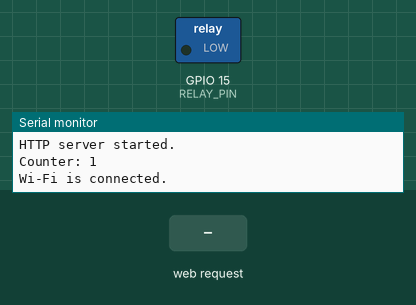
Simulated run of this program. Board: ESP32. On the bench: switched loads named in the program (green lamp = pin HIGH), the last lines printed to the serial monitor. Inputs (shaded band) come from the test bench. WiFi joins after 1.5 s; servers stay silent unless stated.

Above: at 3.7 s.
3.8 s: HTTP request GET /relay/on received
At 5.1 s:
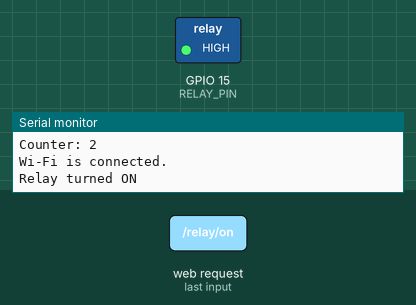
6.5 s: HTTP request GET /relay/off received
At 7.9 s:
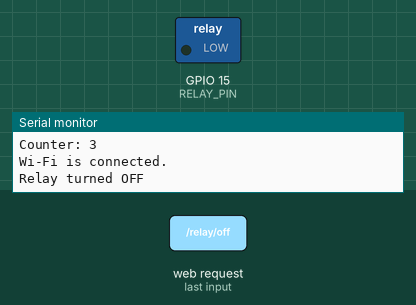
Timing chart, 0 to 9.5 s (numbered marks = the images above; inputs shaded):
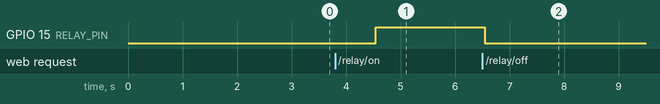

Measured:
- after the input at 3.8 s, GPIO 15 (RELAY_PIN): LOW → HIGH after 0.74 s
- after the input at 6.5 s, GPIO 15 (RELAY_PIN): HIGH → LOW at once

The program:

main.cpp
```cpp
#include <Arduino.h>
#include <WiFi.h>        // Include Wi-Fi library
#include <WebServer.h>    // Include WebServer library for HTTP server

// Wi-Fi credentials
const char* ssid = "scit";
const char* password = "12345678";

// Relay pin
#define RELAY_PIN 15 // Pin connected to the relay module

// Global counter for logging results
int counter = 0;

// Wi-Fi connection status
bool isWiFiConnected = false;

// Variable to keep track of relay state
bool isRelayOn = false;

// Create WebServer object on port 80
WebServer server(80);

// Function to connect to Wi-Fi
void connectToWiFi() {
  Serial.printf("Connecting to Wi-Fi network: %s\n", ssid);
  WiFi.begin(ssid, password);
  while (WiFi.status() != WL_CONNECTED) {
    Serial.print(".");
    delay(500);
  }
  Serial.println("\nWi-Fi connected!");
  Serial.printf("IP Address: %s\n", WiFi.localIP().toString().c_str());
  isWiFiConnected = true;
}

// Define the relay control routes
void handleRelayOn() {
  digitalWrite(RELAY_PIN, HIGH);
  isRelayOn = true;  // Update relay status
  Serial.println("Relay turned ON");
  server.send(200, "text/plain", "Relay is ON");
}

void handleRelayOff() {
  digitalWrite(RELAY_PIN, LOW);
  isRelayOn = false; // Update relay status
  Serial.println("Relay turned OFF");
  server.send(200, "text/plain", "Relay is OFF");
}

// Handle online status check route
void handleOnlineStatus() {
  if (isWiFiConnected) {
    server.send(200, "text/plain", "Device is online");
  } else {
    server.send(500, "text/plain", "Device is offline");
  }
}

// Handle relay status check route
void handleRelayStatus() {
  if (isRelayOn) {
    server.send(200, "text/plain", "Relay is ON");
  } else {
    server.send(200, "text/plain", "Relay is OFF");
  }
}

void setup() {
  // Start Serial communication
  Serial.begin(9600);
  delay(1000);
  Serial.println("Initializing...");

  // Connect to Wi-Fi
  connectToWiFi();

  // Set relay pin as output and turn it off initially
  pinMode(RELAY_PIN, OUTPUT);
  digitalWrite(RELAY_PIN, LOW);

  // Start the HTTP server and define routes
  server.on("/relay/on", HTTP_GET, handleRelayOn);    // Command to turn on the relay
  server.on("/relay/off", HTTP_GET, handleRelayOff);   // Command to turn off the relay
  server.on("/status", HTTP_GET, handleOnlineStatus);  // Route to check online status
  server.on("/relay/status", HTTP_GET, handleRelayStatus);  // Route to check relay status

  // Start the server
  server.begin();
  Serial.println("HTTP server started.");
}

void loop() {
  // Increment counter and log the result every 2 seconds
  counter++;
  String message = "Counter: " + String(counter);
  Serial.println(message);

  // Check if Wi-Fi is connected
  if (isWiFiConnected) {
    Serial.println("Wi-Fi is connected.");
  } else {
    // Try reconnecting if Wi-Fi is not connected
    connectToWiFi();
  }

  // Handle HTTP requests
  server.handleClient();

  // Add a delay
  delay(2000); // Log every 2 seconds
}
```
